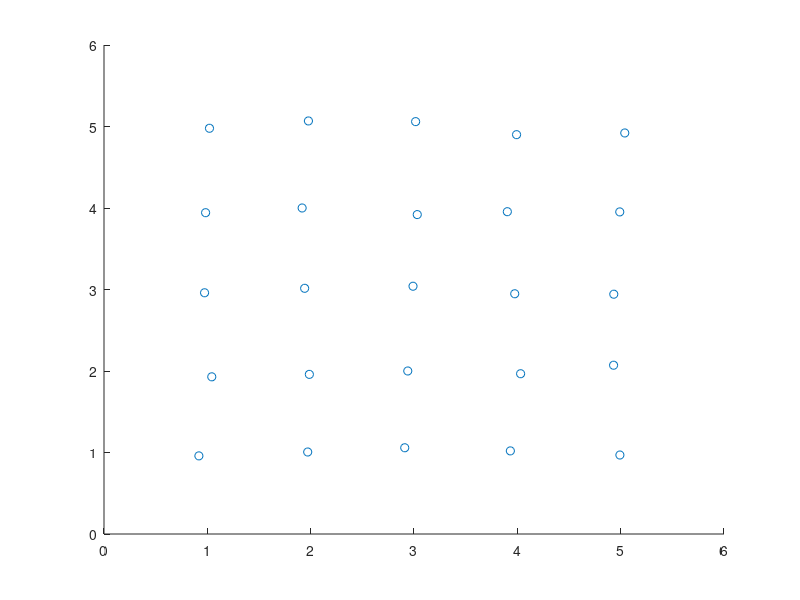

Write MATLAB code to recreate this figure. (Note: this script raises an error after producing the figure.)
clear; clc;
side = 5;
n = side*side; % has to be a perfect square cause I'm lazy
trueV1 = [0; 1];
trueV2 = [1; 0];
noiseSigma = 0.05;
%% Initialize lattice
startLattice = zeros(2, n);
z = 1;
for i = 1:side
    for j = 1:side
        startLattice(:,z) = [i; j];
        z = z + 1;
    end
end
startLattice = startLattice + randn(2, n) * noiseSigma;
x = startLattice(1, :);
y = startLattice(2, :);
scatter(x, y);

%% Now we will do successive optimization
or = startLattice(:, 2); % I choose it deterministically cause I'm lazy, you will want to do it different
v1 = [0.01; 0.99];
v2 = [0.99; -0.01];
latticeCoords = zeros(2, n);

nIterations = 20; % I'm lazy and I do not want to make a stopping criteria
for it = 1:nIterations
    % Start optimizing the coordinates
    for z = 1:n
        % Again, I'm lazy, this is quadratic and can be done constant
        % I impose coordinates must be between -n and n
        distInit = norm(or + latticeCoords(1, z)*v1 + latticeCoords(2, z)*v2 - startLattice(:, z));
        for i = -n:n
            for j = -n:n
                distAux = norm(or + i*v1 + j*v2 - startLattice(:, z));
                if distAux < distInit
                    distInit = distAux;
                    latticeCoords(:, z) = [i; j];
                end
            end
        end
    end

    % Then we optimize vectors and origin
    x0 = [or(1), or(2), v1(1), v1(2), v2(1), v2(2)];
    fCost = @(x) cost(x, n, latticeCoords, startLattice);
    x = fminsearch(fCost, x0);
    or = [x(1); x(2)];
    v1 = [x(3); x(4)];
    v2 = [x(5); x(6)];
    plotLattice(startLattice, latticeCoords, or, v1, v2);
end

function res = plotLattice(startLattice, coords, or, v1, v2)
    % coords is a 2 x n array, n >= 2
    % or is the origin of coordinates
    % v1 and v2 are column vectors, the basis of the lattice
    x = startLattice(1, :);
    y = startLattice(2, :);
    hold on;
    scatter(x, y);
    points = or + coords(1, :) .* v1 + coords(2, :) .* v2;
    x = points(1, :);
    y = points(2, :);
    scatter(x, y, 'x');
    hold off;
end

function res = cost(x, n, latticeCoords, startLattice)
    res = 0;
    or = [x(1); x(2)];
    v1 = [x(3); x(4)];
    v2 = [x(5); x(6)];
    for z = 1:n
        res = res + norm(or + latticeCoords(1, z)*v1 + latticeCoords(2, z)*v2 - startLattice(:, z))^2;
    end
end